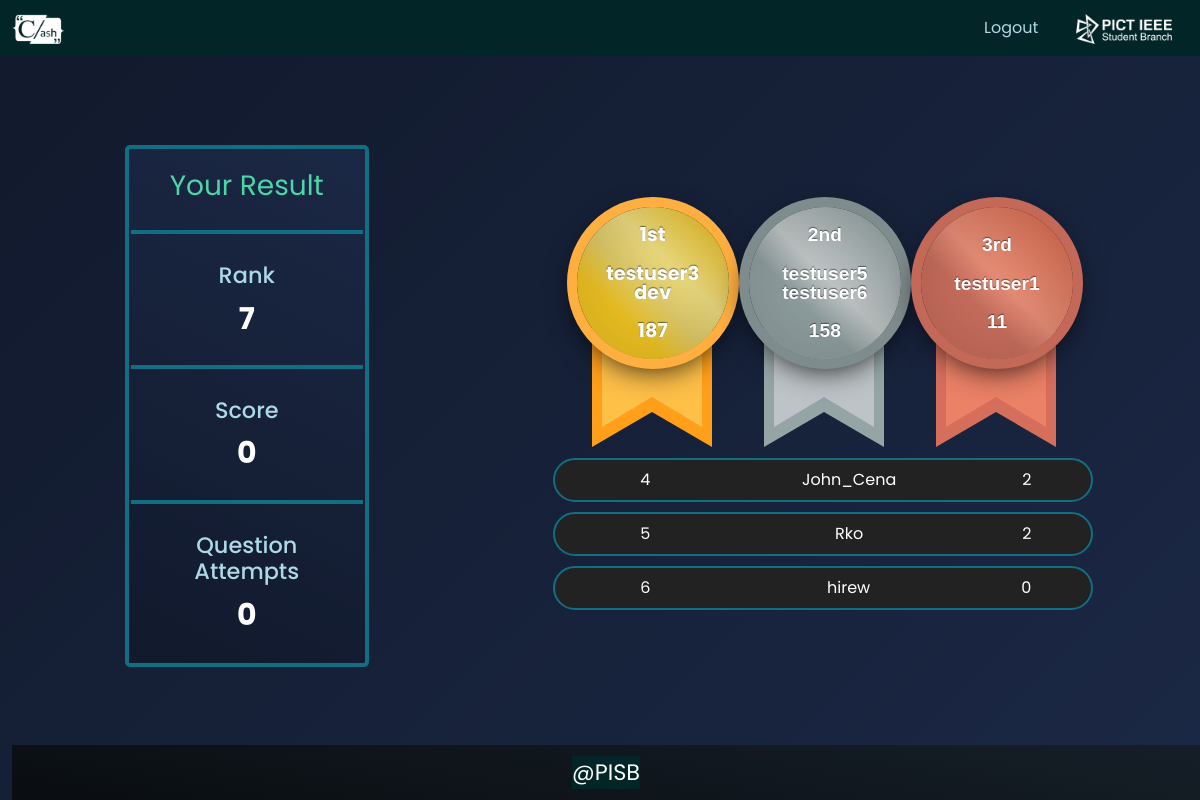
Page /result/ (signed in) on the committed database.
### app1/models.py (models this page shows, shortened)
class Team(models.Model):
    user = models.ManyToManyField(User)
    team_score = models.IntegerField(default=0)
    team_attempted = models.IntegerField(default=0)
    teamTime =models.DateTimeField(blank=True, null=True)
    def __str__(self) -> str:
        return f"{self.id}"

### app1/views.py (the view)
# urls.py: path('result/', views.result, name='result'),
@login_required(login_url='login')
def result(request):
    currteam = Team.objects.get(user=request.user)
    teamResult = Team.objects.all().order_by('team_score').reverse()
    context ={}
    context["currteam"] = currteam
    context["first"] = teamResult[0]
    context["first_name"] = str()
    for x in teamResult[0].user.all() :
        context["first_name"] += (x.username + " ")
    context["second"] = teamResult[1]
    context["second_name"] = str()
    for w in teamResult[1].user.all() :
        context["second_name"] += (w.username + " ")
    context["third"] = teamResult[2]
    context["third_name"] = str()
    for v in teamResult[2].user.all() :
        context["third_name"] += (v.username + " ")
    context["teamResult"] = teamResult[3:6]
    cn = dict()
    for i in range(len(teamResult)) :
        for j in teamResult[i].user.all() :
            print('t:',teamResult[i],j.username)
            cn[j.username] = teamResult[i]
        if currteam == teamResult[i] :
            context["currteam_rank"] = i+1
    context['cn'] = cn
    print(cn)
    return render(request,"app1/result.html",context)

### app1/templates/app1/result.html (shortened to what this page needs)
<!DOCTYPE html>
{% load static %}
{% load tz %}
<html lang="en">
  <head>
    <link
      href="https://cdn.jsdelivr.net/npm/bootstrap@5.1.3/dist/css/bootstrap.min.css"
      rel="stylesheet"
    />
    <link rel="stylesheet" href="{% static 'css/Result.css' %}" />
    <link rel="stylesheet" href="{% static 'css/coding_color.css' %}" />
  </head>
    <body>
      <nav class="navbar navbar-expand-lg navbarr">
        <div class="container-fluid">
          <a class="navbar-brand navvi" href="#" style="padding: 0px"
            ><img src="{% static 'app1/images/clashwhite.png' %}" alt="Clash Logo" height="30px"/></a>
          <div
            class="collapse navbar-collapse stroke"
            id="navbarSupportedContent">
            <ul class="navbar-nav ms-auto mb-2 mb-lg-0">
              <li class="nav-item navvi">
                <a
                  class="nav-link navvi"
                  style="margin-left: 10px; margin-right: 10px; cursor: pointer;color:lightblue"
                  data-bs-toggle="modal"
                  data-bs-target="#LogoutModal"
                  >Logout</a
                >
              </li>
            </ul>
          </div>
          <a
          class="navbar-brand navvi pisblogo"
          href="https://pictieee.in/"
          style="padding: 0px; margin-left: 20px"
          ><img src="{% static 'app1/images/pisblogo.png' %}" alt="Clash Logo" height="30px"
          /></a>
        </div>
      </nav>
    <div class="cont">
      <div class="container-fluid" id="b" >
        <div class="row" id="info">
          <div class="col-md-3 user mid-align">
            <div class="row justify-content-around margin_side gx-1" id="main-content">
              <div class="col-md-10 box " id="content-box">
                <div class="row mt-2 pt-1 gx-1">
                  <div class="col fs-3 mt-1 down_bor2" id="headtag">Your Result</div>
                </div>
                <div class="row fs-4" id="onetri">
                  <div class="col-md-12 font_wt">
                    <h3 id="tri">Rank</h3>
                    {{currteam_rank}}</div>
                </div>
                <div class="row fs-4" id="onetri">
                  <div class="col-md-12 font_wt">
                    <h3 id="tri">Score</h3>
                    {{currteam.team_score}}</div>
                </div>
                <div class="row fs-4" id="onetri">
                  <div class="col-md-12 font_wt">
                    <h3 id="tri">Question <br>Attempts</h3>
                    {{currteam.team_attempted}}</div>
                </div>
            </div>
            </div>
        </div>
    </div>
    <div class="col-md-6 mid-align">
      <div class="row justify-content-around bottom">
                  <div class="row justify-content-center">
                    <div class="row justify-content-evenly align-items-center mt-3 mb-4" >
                      <div class="col-md-4">
                        <div id="the-ribbon" class="award-ribbonone">
                          <span class="award-ribbonone-text">1st<br/><br/>{{first_name}}<br/><br />{{first.team_score}} </span>
                        </div>
                      </div>
                      <div class="col-md-4">
                        <div id="the-ribbon" class="award-ribbontwo">
                          <span class="award-ribbontwo-text"
                            >2nd<br /><br />
                            {{second_name}} <br /><br /><td>{{second.team_score}} </td></span>
                        </div>
                      </div>
                      <div class="col-md-4">
                        <div class="col-md-4">
                          <div id="the-ribbon" class="award-ribbonthree">
                            <span class="award-ribbonthree-text"
                              >3rd <br /><br />
                              {{third_name}} <br /><br /><td>{{third.team_score}} </td></span>
                          </div>
                        </div>
                    </div>
                  </div>
                {% for t in teamResult %}
                  <div class="row justify-content-between py-2 mt-0" id="one">
                    <div class="col-2 mid-align" id="bor">{{ forloop.counter|add:3 }}</div>
                    {% for k,v in cn.items %}
                    {% if v == t %}
                      {{k}}
                    {% endif %}
                    {% endfor %}
                        <span class="mid-align"><td>{{t.team_score}} </td></span>
                      </div>
                {% endfor %}
      </div>
      </div>
    </div>
      <div class="footer" >
        <footer>
            <p class="footertext">@PISB</p>
        </footer>
    </div>
    </body>
  </html>

### app1/static/css/coding_color.css (style rules this page uses)
.navbar, footer { background: #022527; color: #ffffff; }
.stroke ul li a, .stroke ul li a:after, .stroke ul li a:before { transition: all 0.5s; color: white; }
.stroke ul li a { position: relative; }
.stroke ul li a:after { position: absolute; bottom: 0; left: 0; right: 0; margin: auto; width: 0%; content: "."; color: transparent; background: #aaa; height: 1px; }
.navvi { color: #eae1e1; }

### rows in the picture
Team: team_score "0", team_attempted "0"
Team: team_score "187"
Team: team_score "158"
Team: team_score "11"
Team: username "John_Cena", team_score "2"
Team: username "Rko", team_score "2"
Team: username "hirew", team_score "0"

### other values in the picture
{{ currteam_rank }} "7"
{{ first_name }} "testuser3 dev"
{{ second_name }} "testuser5 testuser6"
{{ third_name }} "testuser1"
